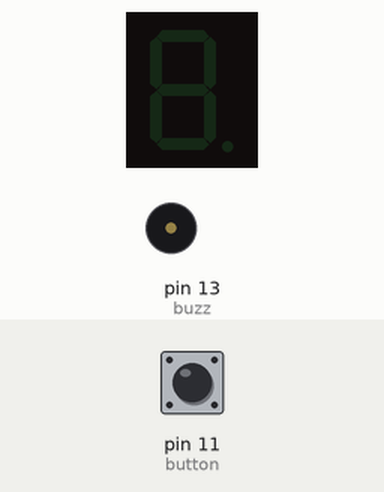
Recording of a sketch running on a simulated Arduino Uno, built with avr-gcc and run on an emulated ATmega328P. Shown: 1-digit seven-segment display, buzzer (waves = sounding). Wiring (inferred from the names in the program): 1-digit 7-segment display, segments lit when HIGH: segments pin 2, pin 3, pin 4, pin 5, pin 6, pin 7, pin 8, pin 9. The inputs (shaded band) are chosen by the test bench; at power-on: pin 11 (button) LOW. The segment pins are drawn as the display they are named for.

Above: at 1.2 s.
1.3 s: pin 11 (button) pulled HIGH for 3.2 s
At 2.0 s:
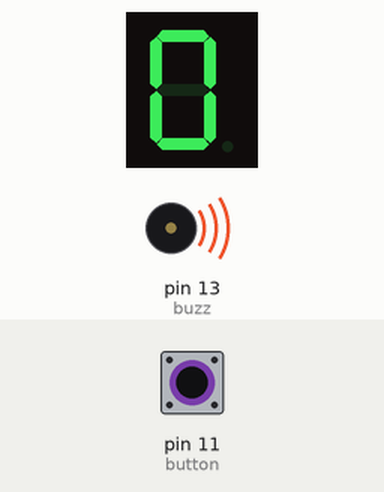
6.8 s: pin 11 (button) pulled HIGH for 0.15 s
At 7.4 s:
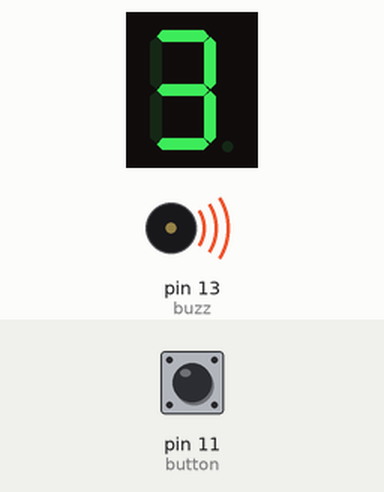
9.3 s: pin 11 (button) pulled HIGH for 1 s
At 10.1 s:
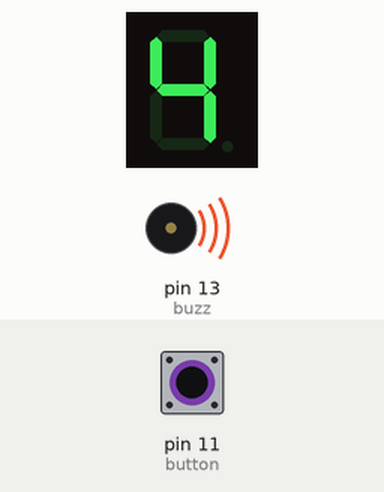
11.8 s: pin 11 (button) pulled HIGH for 0.15 s
At 12.4 s:
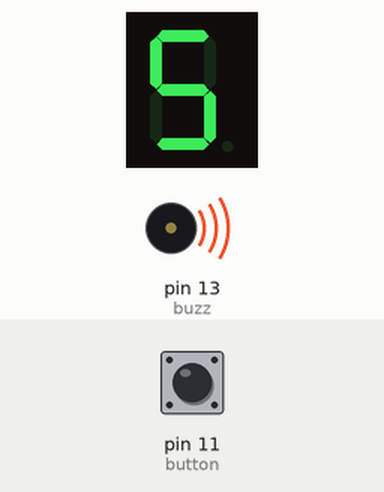
14.3 s: pin 11 (button) pulled HIGH for 0.15 s
At 15.1 s:
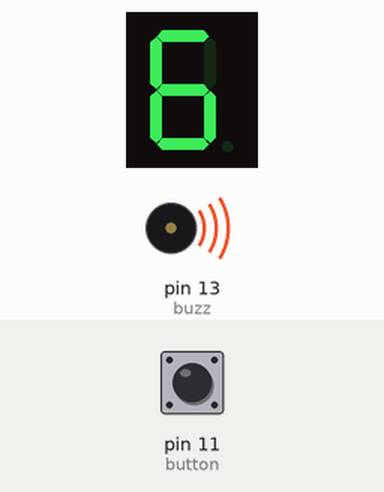
16.8 s: pin 11 (button) pulled HIGH for 1 s
At 17.4 s:
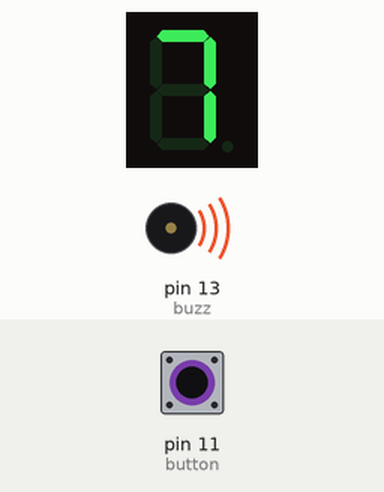
Timing chart, 0 to 19.8 s (numbered marks = the images above; inputs shaded):
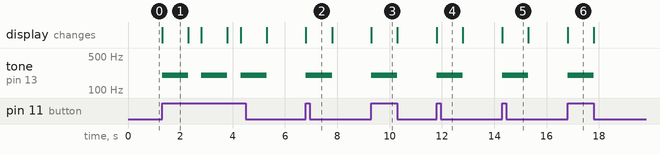

Measured:
- after the input at 1.3 s, tone on pin 13 (buzz): alternates 200 Hz for 1.0 s and silent for 0.50 s, starting at once; the display: changes at once (image 1)
- after the input at 6.8 s, tone on pin 13 (buzz): silent → 200 Hz at once, → silent 1.0 s later; the display: changes at once (image 2)
- after the input at 9.3 s, tone on pin 13 (buzz): silent → 200 Hz at once, → silent 1.0 s later; the display: changes at once (image 3)
- after the input at 11.8 s, tone on pin 13 (buzz): silent → 200 Hz at once, → silent 1.0 s later; the display: changes at once (image 4)
- after the input at 14.3 s, tone on pin 13 (buzz): silent → 200 Hz at once, → silent 1.0 s later; the display: changes at once (image 5)
- after the input at 16.8 s, tone on pin 13 (buzz): silent → 200 Hz at once, → silent 1.0 s later; the display: changes at once (image 6)
- what the display in image 1 shows lasts 1.0 s, from 1.3 s to 2.3 s

The sketch:

sketch_oct4b_button_buzzer_7segment.ino
```cpp
// C++ code
//
int a = 2;
int b = 3;
int c = 4;
int d = 5;
int e = 6;
int f = 7;
int g = 8;
int dp = 9;
int buzz = 13;
int button = 11;
int buttonClickTimes = 0;

int buttonState = 0;
void setup()
{
  Serial.begin(9600);
  pinMode(a, OUTPUT);
  pinMode(b, OUTPUT);
  pinMode(c, OUTPUT);
  pinMode(d, OUTPUT);
  pinMode(e, OUTPUT);
  pinMode(f, OUTPUT);
  pinMode(g, OUTPUT);
  pinMode(dp, OUTPUT);
  pinMode(buzz, OUTPUT);
  pinMode(button, INPUT);

}

void counter(int digit){
	int numberSegment[] = {a, b, c, d, e, f, g};

  	if(digit < 0 || digit > 9){
    	return;
  	}

  	int binary[10][7] = {
      {1, 1, 1, 1, 1, 1, 0}, // 0
      {0, 1, 1, 0, 0, 0, 0}, // 1
      {1, 1, 0, 1, 1, 0, 1}, // 2
      {1, 1, 1, 1, 0, 0, 1}, // 3
      {0, 1, 1, 0, 0, 1, 1}, // 4
      {1, 0, 1, 1, 0, 1, 1}, // 5
      {1, 0, 1, 1, 1, 1, 1}, // 6
      {1, 1, 1, 0, 0, 0, 0}, // 7
      {1, 1, 1, 1, 1, 1, 1}, // 8
      {1, 1, 1, 1, 0, 1, 1}  // 9
    };

  	for(int i = 0; i < 7; i++){
    	digitalWrite(numberSegment[i], binary[digit][i]);


  	}
    tone(buzz, 200);
  	delay(1000);
  	for(int i = 0; i < 7; i++){
    	digitalWrite(numberSegment[i], LOW);

  	}
    noTone(buzz);
    delay(500);
}


void loop()
{


  while (buttonClickTimes < 11){
    buttonState = digitalRead(button);
    if(buttonState == HIGH){
      counter(buttonClickTimes);
      buttonClickTimes ++;
    }
    else{
      noTone(buzz);
    }
  }


  buttonClickTimes = 0;


  // counter(0);
  // counter(1);
  // counter(2);
  // counter(3);
  // counter(4);
  // counter(5);
  // counter(6);
  // counter(7);
  // counter(8);
  // counter(9);


}
```
